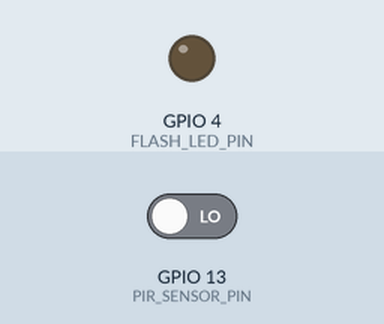
Simulated run of this sketch. Board: ESP32. On the bench: output pins drawn as LEDs (lit = HIGH). Inputs (shaded band) come from the test bench; at power-on: GPIO 13 (PIR_SENSOR_PIN) LOW. WiFi joins after 1.5 s; servers stay silent unless stated; the camera gives no picture; web services answer with replies made up by the test bench; what the sketch prints to the serial monitor is not drawn.

Above: at 3.1 s.
3.2 s: GPIO 13 (PIR_SENSOR_PIN) driven HIGH
At 3.53 s:
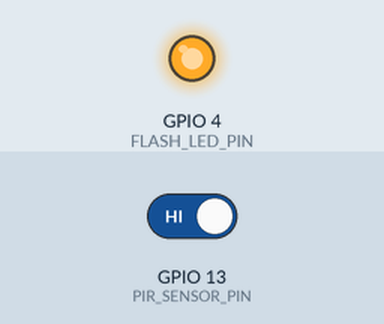
Timing chart, 0 to 6.2 s (numbered marks = the images above; inputs shaded):
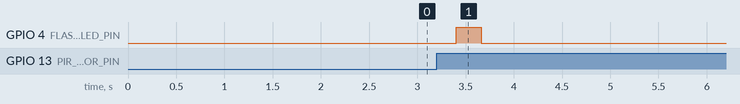

The sketch:

motion.ino
```cpp
#include <WiFi.h>
#include <WiFiClientSecure.h>
#include "esp_camera.h"
#include "soc/soc.h"
#include "soc/rtc_cntl_reg.h"

// WiFi Credentials
const char* ssid = "1";  // Change this to your WiFi SSID
const char* password = "123456778";  // Change this to your WiFi password

// Telegram Bot Credentials
String token = "*******************************";
String chat_id = "**************";

// Camera Model AI Thinker (ESP32-CAM) Pin Configuration
#define PWDN_GPIO_NUM     32
#define RESET_GPIO_NUM    -1
#define XCLK_GPIO_NUM      0
#define SIOD_GPIO_NUM     26
#define SIOC_GPIO_NUM     27
#define Y9_GPIO_NUM       35
#define Y8_GPIO_NUM       34
#define Y7_GPIO_NUM       39
#define Y6_GPIO_NUM       36
#define Y5_GPIO_NUM       21
#define Y4_GPIO_NUM       19
#define Y3_GPIO_NUM       18
#define Y2_GPIO_NUM        5
#define VSYNC_GPIO_NUM    25
#define HREF_GPIO_NUM     23
#define PCLK_GPIO_NUM     22
#define FLASH_LED_PIN      4
#define PIR_SENSOR_PIN    13

// Motion Detection Variables
bool motionDetected = false;
unsigned long lastTriggerTime = 0;
unsigned long triggerDelay = 10000; // Avoid continuous triggers (5 sec delay)

// Setup Function
void setup() {
  WRITE_PERI_REG(RTC_CNTL_BROWN_OUT_REG, 0); // Disable brownout detector
  Serial.begin(115200);
  delay(100);

  // PIR Sensor Setup
  pinMode(PIR_SENSOR_PIN, INPUT);
  pinMode(FLASH_LED_PIN, OUTPUT);
  digitalWrite(FLASH_LED_PIN, LOW);

  // Connect to WiFi
  connectToWiFi();

  // Camera Configuration
  setupCamera();
}

// Loop Function
void loop() {
  checkWiFiConnection(); // Reconnect if WiFi is lost

  int pirValue = digitalRead(PIR_SENSOR_PIN);

  if (pirValue == HIGH) {
    if (!motionDetected || (millis() - lastTriggerTime > triggerDelay)) {
      motionDetected = true;
      lastTriggerTime = millis();
      Serial.println("🚨 Motion detected! Capturing and sending image...");

      String response = sendPhotoToTelegram(token, chat_id, "🚨 Motion detected!");

      Serial.println("📩 Telegram Response: " + response);
    }
  } else {
    motionDetected = false; // Reset for new triggers
  }

  delay(500); // Reduce false triggers
}

// Function to Connect to WiFi
void connectToWiFi() {
  WiFi.begin(ssid, password);
  Serial.print("🔗 Connecting to WiFi");

  int wifi_attempts = 0;
  while (WiFi.status() != WL_CONNECTED && wifi_attempts < 20) {
    Serial.print(".");
    delay(500);
    wifi_attempts++;
  }

  if (WiFi.status() == WL_CONNECTED) {
    Serial.println("\n✅ Connected to WiFi");
  } else {
    Serial.println("\n❌ Failed to connect to WiFi. Restarting...");
    ESP.restart();
  }
}

// Function to Check and Reconnect WiFi
void checkWiFiConnection() {
  if (WiFi.status() != WL_CONNECTED) {
    Serial.println("⚠️ WiFi Disconnected! Reconnecting...");
    WiFi.disconnect();
    WiFi.reconnect();
    delay(5000); // Wait before retrying
  }
}

// Function to Setup ESP32-CAM
void setupCamera() {
  camera_config_t config;
  config.ledc_channel = LEDC_CHANNEL_0;
  config.ledc_timer = LEDC_TIMER_0;
  config.pin_d0 = Y2_GPIO_NUM;
  config.pin_d1 = Y3_GPIO_NUM;
  config.pin_d2 = Y4_GPIO_NUM;
  config.pin_d3 = Y5_GPIO_NUM;
  config.pin_d4 = Y6_GPIO_NUM;
  config.pin_d5 = Y7_GPIO_NUM;
  config.pin_d6 = Y8_GPIO_NUM;
  config.pin_d7 = Y9_GPIO_NUM;
  config.pin_xclk = XCLK_GPIO_NUM;
  config.pin_pclk = PCLK_GPIO_NUM;
  config.pin_vsync = VSYNC_GPIO_NUM;
  config.pin_href = HREF_GPIO_NUM;
  config.pin_sscb_sda = SIOD_GPIO_NUM;
  config.pin_sscb_scl = SIOC_GPIO_NUM;
  config.pin_pwdn = PWDN_GPIO_NUM;
  config.pin_reset = RESET_GPIO_NUM;
  config.xclk_freq_hz = 20000000;
  config.pixel_format = PIXFORMAT_JPEG;

  if (psramFound()) {
    config.frame_size = FRAMESIZE_QVGA;  // Lower frame size for stability
    config.jpeg_quality = 12;
    config.fb_count = 2;
  } else {
    config.frame_size = FRAMESIZE_QQVGA;
    config.jpeg_quality = 15;
    config.fb_count = 1;
  }

  esp_err_t err = esp_camera_init(&config);
  if (err != ESP_OK) {
    Serial.printf("❌ Camera init failed with error 0x%x\n", err);
    delay(1000);
    ESP.restart();
  }
}

// Function to Capture and Send Photo to Telegram
// Function to Capture and Send Photo to Telegram
String sendPhotoToTelegram(String token, String chat_id, String caption) {
  const char* myDomain = "api.telegram.org";
  String response = "";

  digitalWrite(FLASH_LED_PIN, HIGH); // Turn on flash before capturing
  delay(200); // Small delay to ensure flash is active

  camera_fb_t *fb = esp_camera_fb_get();
  if (!fb) {
    Serial.println("❌ Camera capture failed");
    digitalWrite(FLASH_LED_PIN, LOW); // Turn off flash if capture fails
    delay(1000);
    ESP.restart();
    return "Camera capture failed";
  }

  digitalWrite(FLASH_LED_PIN, LOW); // Turn off flash after capturing

  WiFiClientSecure client;
  client.setInsecure();

  if (client.connect(myDomain, 443)) {
    Serial.println("✅ Connected to Telegram API");

    String head = "--boundary\r\n";
    head += "Content-Disposition: form-data; name=\"chat_id\"\r\n\r\n" + chat_id + "\r\n";
    head += "--boundary\r\n";
    head += "Content-Disposition: form-data; name=\"caption\"\r\n\r\n" + caption + "\r\n";
    head += "--boundary\r\n";
    head += "Content-Disposition: form-data; name=\"photo\"; filename=\"image.jpg\"\r\n";
    head += "Content-Type: image/jpeg\r\n\r\n";
    String tail = "\r\n--boundary--\r\n";

    uint16_t imageLen = fb->len;
    uint16_t extraLen = head.length() + tail.length();
    uint16_t totalLen = imageLen + extraLen;

    client.println("POST /bot" + token + "/sendPhoto HTTP/1.1");
    client.println("Host: " + String(myDomain));
    client.println("Content-Length: " + String(totalLen));
    client.println("Content-Type: multipart/form-data; boundary=boundary");
    client.println();
    client.print(head);
    client.write(fb->buf, fb->len);
    client.print(tail);

    esp_camera_fb_return(fb);

    unsigned long timeout = millis();
    while (client.available() == 0) {
      if (millis() - timeout > 5000) { // 5 sec timeout
        Serial.println("⏳ Telegram API response timeout");
        client.stop();
        return "Timeout";
      }
    }

    while (client.available()) {
      char c = client.read();
      response += c;
    }

    Serial.println("📩 Telegram Response:");
    Serial.println(response);
    client.stop();
  } else {
    Serial.println("❌ Failed to connect to Telegram API");
    response = "Connection failed";
  }
  return response;
}
```

Measured:
- after the input at 3.2 s, GPIO 4 (FLASH_LED_PIN): LOW → HIGH after 0.20 s, → LOW 0.26 s later
